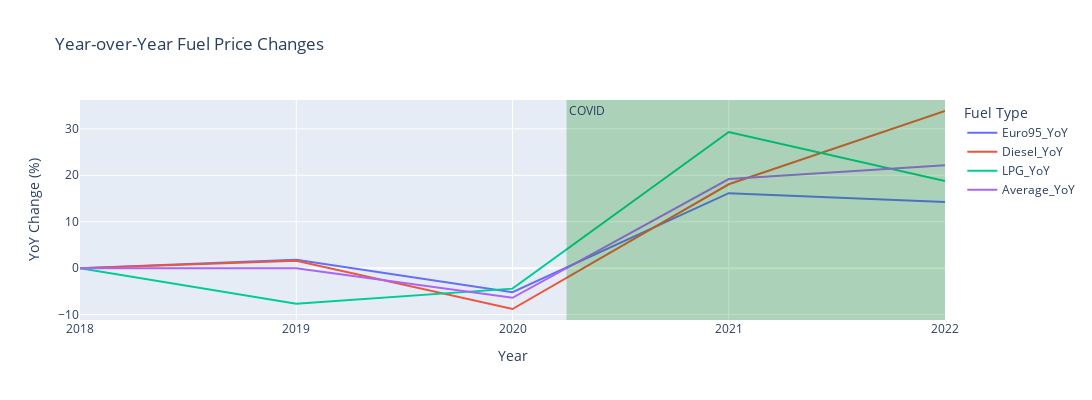

Notebook code for this chart:
### Code cell
# Plot the Year-over-Year changes using Plotly Express
fig = px.line(melted_fuel_data, x='Year', y='YoY_Change', color='Fuel_Type', title='Year-over-Year Fuel Price Changes')
fig.update_layout(xaxis_title='Year', yaxis_title='YoY Change (%)', legend_title='Fuel Type', width=1100, height=400)
fig.add_vrect(x0=2.25, x1=4, 
              annotation_text="COVID ", annotation_position="top left",
              fillcolor="green", opacity=0.25, line_width=0)
fig.show()

### Figure 1 — Plotly figure (JSON) as saved in the notebook; plotly's stock layout.template omitted (floating-point values rounded to 4 significant figures)
{"data": [{"hovertemplate": "Fuel_Type=Euro95_YoY<br>Year=%{x}<br>YoY_Change=%{y}<extra></extra>", "legendgroup": "Euro95_YoY", "line": {"color": "#636efa", "dash": "solid"}, "marker": {"symbol": "circle"}, "mode": "lines", "name": "Euro95_YoY", "orientation": "v", "showlegend": true, "type": "scatter", "x": ["2018", "2019", "2020", "2021", "2022"], "xaxis": "x", "y": [0, 1.813, -5.171, 16.14, 14.22], "yaxis": "y"}, {"hovertemplate": "Fuel_Type=Diesel_YoY<br>Year=%{x}<br>YoY_Change=%{y}<extra></extra>", "legendgroup": "Diesel_YoY", "line": {"color": "#EF553B", "dash": "solid"}, "marker": {"symbol": "circle"}, "mode": "lines", "name": "Diesel_YoY", "orientation": "v", "showlegend": true, "type": "scatter", "x": ["2018", "2019", "2020", "2021", "2022"], "xaxis": "x", "y": [0, 1.604, -8.798, 18.07, 33.84], "yaxis": "y"}, {"hovertemplate": "Fuel_Type=LPG_YoY<br>Year=%{x}<br>YoY_Change=%{y}<extra></extra>", "legendgroup": "LPG_YoY", "line": {"color": "#00cc96", "dash": "solid"}, "marker": {"symbol": "circle"}, "mode": "lines", "name": "LPG_YoY", "orientation": "v", "showlegend": true, "type": "scatter", "x": ["2018", "2019", "2020", "2021", "2022"], "xaxis": "x", "y": [0, -7.66, -4.411, 29.33, 18.77], "yaxis": "y"}, {"hovertemplate": "Fuel_Type=Average_YoY<br>Year=%{x}<br>YoY_Change=%{y}<extra></extra>", "legendgroup": "Average_YoY", "line": {"color": "#ab63fa", "dash": "solid"}, "marker": {"symbol": "circle"}, "mode": "lines", "name": "Average_YoY", "orientation": "v", "showlegend": true, "type": "scatter", "x": ["2018", "2019", "2020", "2021", "2022"], "xaxis": "x", "y": [0, -0.0481, -6.392, 19.18, 22.16], "yaxis": "y"}], "layout": {"annotations": [{"showarrow": false, "text": "COVID ", "x": 2.25, "xanchor": "left", "xref": "x", "y": 1, "yanchor": "top", "yref": "y domain"}], "height": 400, "legend": {"title": {"text": "Fuel Type"}, "tracegroupgap": 0}, "shapes": [{"fillcolor": "green", "line": {"width": 0}, "opacity": 0.25, "type": "rect", "x0": 2.25, "x1": 4, "xref": "x", "y0": 0, "y1": 1, "yref": "y domain"}], "title": {"text": "Year-over-Year Fuel Price Changes"}, "width": 1100, "xaxis": {"anchor": "y", "autorange": true, "domain": [0, 1], "range": [0, 4], "title": {"text": "Year"}, "type": "category"}, "yaxis": {"anchor": "x", "autorange": true, "domain": [0, 1], "range": [-11.17, 36.21], "title": {"text": "YoY Change (%)"}, "type": "linear"}}}
